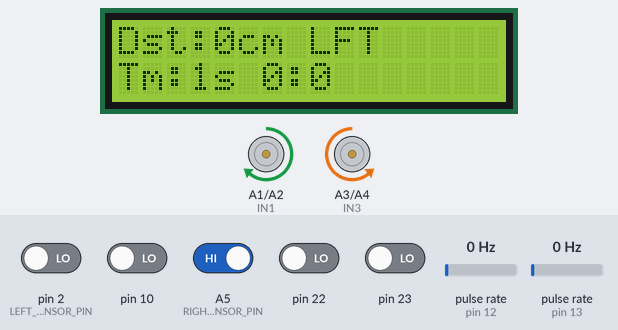
Bench run of a sketch on a simulated Arduino Uno, built with avr-gcc and run on an emulated ATmega328P. On the bench: 16×2 character LCD, motor-driver pin pairs drawn as motors (green arrow = first pin HIGH = forward, orange = second pin HIGH = backward, longer = more drive, scaled by the enable pin). Wiring (inferred from the names in the program): 2 × pulse sensor: data pin 12 / data pin 13. Inputs (shaded band) come from the test bench; at power-on: A5 (RIGHT_SENSOR_PIN) HIGH, pin 2 (LEFT_SENSOR_PIN), pin 10, pin 22, pin 23 LOW, pulse rate (sensors on pin 12, pin 13) 0 Hz.

Above: at 2.2 s.
2.3 s: pin 2 (LEFT_SENSOR_PIN) driven HIGH
At 3.2 s:
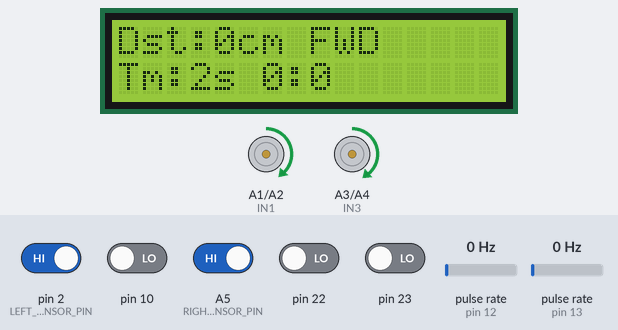
5.3 s: A5 (RIGHT_SENSOR_PIN) driven LOW
At 6.4 s:
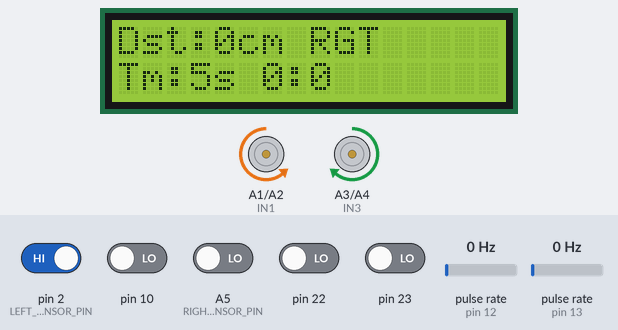
8.3 s: pulse rate (sensor on pin 12) set to 4 Hz
At 9.0 s:
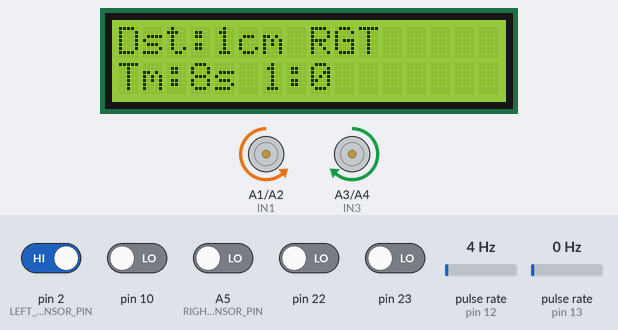
10.6 s: pin 2 (LEFT_SENSOR_PIN) driven LOW
At 11.0 s:
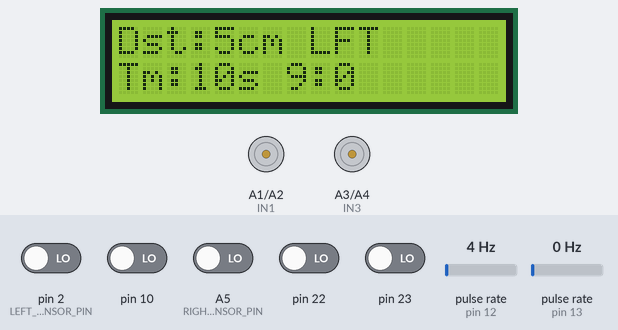
13.6 s: pulse rate (sensor on pin 13) set to 4 Hz
At 14.5 s:
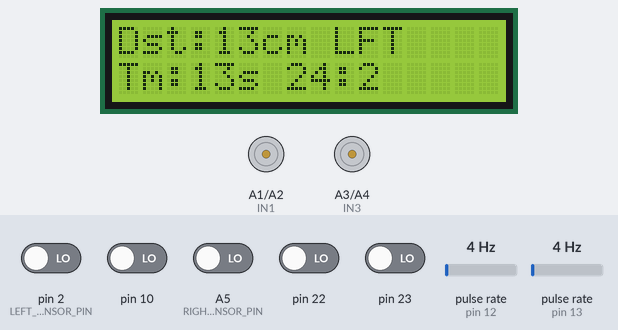
16.1 s: pin 2 (LEFT_SENSOR_PIN) driven HIGH
At 16.14 s:
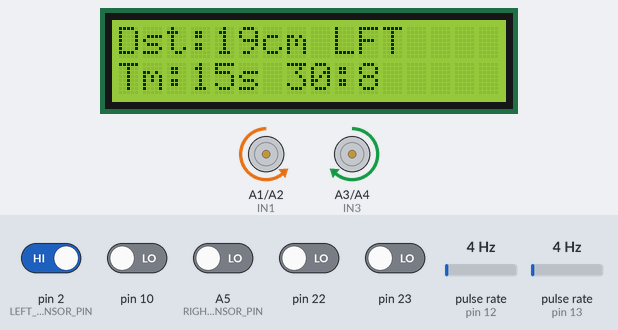
Timing chart, 0 to 18.6 s (numbered marks = the images above; inputs shaded):
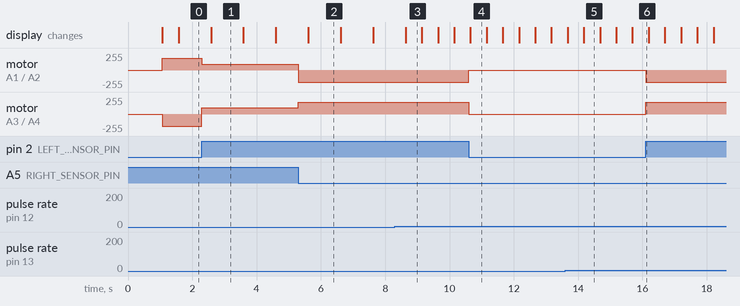

Measured:
- after the input at 2.3 s, motor on A1 (IN1) / A2 (IN2): forward 180/255 → forward 90/255 at once; motor on A3 (IN3) / A4 (IN4): backward 180/255 → forward 95/255 at once; the display: changes after 0.28 s (image 1)
- after the input at 5.3 s, motor on A1 (IN1) / A2 (IN2): forward 90/255 → backward 180/255 at once; motor on A3 (IN3) / A4 (IN4): forward 95/255 → forward 180/255 at once; the display: changes after 0.31 s (image 2)
- after the input at 10.6 s, motor on A1 (IN1) / A2 (IN2): backward 180/255 → stopped at once; motor on A3 (IN3) / A4 (IN4): forward 180/255 → stopped at once; the display: changes after 0.05 s (image 4)
- after the input at 16.1 s, motor on A1 (IN1) / A2 (IN2): stopped → backward 180/255 at once; motor on A3 (IN3) / A4 (IN4): stopped → forward 180/255 at once
- what the display in image 1 shows lasts 1.0 s, from 2.6 s to 3.6 s
- what the display in image 3 shows lasts 0.5 s, from 8.6 s to 9.1 s

The sketch:

linefollowingwithencoder.ino
```cpp
#include <LiquidCrystal.h>

// --- PIN DEFINITIONS ---

// LCD Pins (Standard Keypad Shield: 8, 9, 4, 5, 6, 7)
LiquidCrystal lcd(8, 9, 4, 5, 6, 7);

// L298N Motor Driver Pins
const int ENA = 3;    // Left Motor Speed (PWM)
const int IN1 = A1;   // Left Motor Direction 1
const int IN2 = A2;   // Left Motor Direction 2

const int ENB = 11;   // Right Motor Speed (PWM)
const int IN3 = A3;   // Right Motor Direction 1
const int IN4 = A4;   // Right Motor Direction 2

// Line Sensor Pins
const int LEFT_SENSOR_PIN = 2;
const int RIGHT_SENSOR_PIN = A5;

// --- ENCODER PINS (UPDATED) ---
// MOVED TO 12 and 13 (Much better than 0/1)
// These are on Port B, so we don't need to unplug them to upload!
const int ENCODER_LEFT_PIN = 12;
const int ENCODER_RIGHT_PIN = 13;

// --- CONFIGURATION ---

const int SPEED_FORWARD = 90;
const int SPEED_TURN    = 180;

// Line Logic
const int DETECT_LINE = LOW;
const int DETECT_SURFACE = HIGH;

// Encoder Math
const int SLOTS_ON_DISC = 20;
const float WHEEL_DIAMETER = 6.5;
const float CM_PER_PULSE = (3.14159 * WHEEL_DIAMETER) / SLOTS_ON_DISC;

// Measurement Variables
volatile unsigned long leftPulseCount = 0;
volatile unsigned long rightPulseCount = 0;
volatile byte lastPortB = 0; // Changed from PortD to PortB

unsigned long startTime = 0;
unsigned long lastLCDUpdate = 0;

void setup() {
  // 1. Initialize LCD
  lcd.begin(16, 2);
  lcd.print("Line Follower");
  lcd.setCursor(0, 1);
  lcd.print("Final Config");
  delay(1000);

  // 2. Initialize Motor Pins
  pinMode(ENA, OUTPUT); pinMode(ENB, OUTPUT);
  pinMode(IN1, OUTPUT); pinMode(IN2, OUTPUT);
  pinMode(IN3, OUTPUT); pinMode(IN4, OUTPUT);

  // 3. Initialize Sensor Pins
  pinMode(LEFT_SENSOR_PIN, INPUT);
  pinMode(RIGHT_SENSOR_PIN, INPUT);

  // 4. Initialize Encoder Pins
  // Pin 13 has a built-in LED, so INPUT_PULLUP is good to ensure clean signals
  pinMode(ENCODER_LEFT_PIN, INPUT_PULLUP);
  pinMode(ENCODER_RIGHT_PIN, INPUT_PULLUP);

  // --- PIN CHANGE INTERRUPT SETUP (Port B) ---
  // Port B handles Pins 8 to 13.
  // We enable interrupts for Port B, but mask ONLY Pin 12 and 13.

  cli();                // Disable interrupts
  PCICR |= 0b00000001;  // Enable PCIE0 (Port B Interrupts)
  PCMSK0 |= 0b00110000; // Enable Mask for Pin 12 (Bit 4) and Pin 13 (Bit 5)
  sei();                // Re-enable interrupts

  lastPortB = PINB; // Initialize state

  lcd.clear();
  startTime = millis();
}

void loop() {
  // --- LINE FOLLOWER LOGIC ---
  int leftValue = digitalRead(LEFT_SENSOR_PIN);
  int rightValue = digitalRead(RIGHT_SENSOR_PIN);

  // CASE 1: Forward
  if (leftValue == DETECT_SURFACE && rightValue == DETECT_SURFACE) {
    moveForward();
  }
  // CASE 2: Turn Left
  else if (leftValue == DETECT_LINE && rightValue == DETECT_SURFACE) {
    turnLeft();
  }
  // CASE 3: Turn Right
  else if (leftValue == DETECT_SURFACE && rightValue == DETECT_LINE) {
    turnRight();
  }
  // CASE 4: Stop
  else if (leftValue == DETECT_LINE && rightValue == DETECT_LINE) {
    stopMotors();
  }

  // --- STATS DISPLAY (Updates every 500ms) ---
  if (millis() - lastLCDUpdate > 500) {
    updateStatsLCD();
    lastLCDUpdate = millis();
  }
}

// --- INTERRUPT SERVICE ROUTINE (Port B) ---
// This runs whenever Pin 12 or 13 changes state
ISR(PCINT0_vect) {
  byte currentPortB = PINB;          // Read Pins 8-13
  byte change = currentPortB ^ lastPortB; // XOR to find changes

  // Check Pin 12 (Bit 4) - Left Encoder
  if (change & 0b00010000) {
    if (currentPortB & 0b00010000) leftPulseCount++;
  }

  // Check Pin 13 (Bit 5) - Right Encoder
  if (change & 0b00100000) {
    if (currentPortB & 0b00100000) rightPulseCount++;
  }

  lastPortB = currentPortB;
}

// --- HELPER FUNCTIONS ---

void updateStatsLCD() {
  float avgPulses = (leftPulseCount + rightPulseCount) / 2.0;
  float distanceCm = avgPulses * CM_PER_PULSE;
  float timeSec = (millis() - startTime) / 1000.0;

  lcd.setCursor(0, 0);
  lcd.print("Dst:");
  lcd.print(distanceCm, 0);
  lcd.print("cm ");

  // Debug display
  int L = digitalRead(LEFT_SENSOR_PIN);
  int R = digitalRead(RIGHT_SENSOR_PIN);
  if(L==DETECT_SURFACE && R==DETECT_SURFACE) lcd.print("FWD");
  else if(L==DETECT_LINE) lcd.print("LFT");
  else if(R==DETECT_LINE) lcd.print("RGT");
  else lcd.print("STP");

  lcd.setCursor(0, 1);
  lcd.print("Tm:");
  lcd.print(timeSec, 0);
  lcd.print("s ");
  lcd.print(leftPulseCount);
  lcd.print(":");
  lcd.print(rightPulseCount);
}

void moveForward() {
  digitalWrite(IN1, HIGH);
  digitalWrite(IN2, LOW);
  analogWrite(ENA, SPEED_FORWARD);

  digitalWrite(IN3, HIGH);
  digitalWrite(IN4, LOW);
  analogWrite(ENB, 95);
}

void turnLeft() {
  digitalWrite(IN1, HIGH);
  digitalWrite(IN2, LOW);
  analogWrite(ENA, SPEED_TURN);

  digitalWrite(IN3, LOW);
  digitalWrite(IN4, HIGH);
  analogWrite(ENB, SPEED_TURN);
}

void turnRight() {
  digitalWrite(IN1, LOW);
  digitalWrite(IN2, HIGH);
  analogWrite(ENA, SPEED_TURN);

  digitalWrite(IN3, HIGH);
  digitalWrite(IN4, LOW);
  analogWrite(ENB, SPEED_TURN);
}

void stopMotors() {
  digitalWrite(IN1, LOW);
  digitalWrite(IN2, LOW);
  analogWrite(ENA, 0);

  digitalWrite(IN3, LOW);
  digitalWrite(IN4, LOW);
  analogWrite(ENB, 0);
}
```
